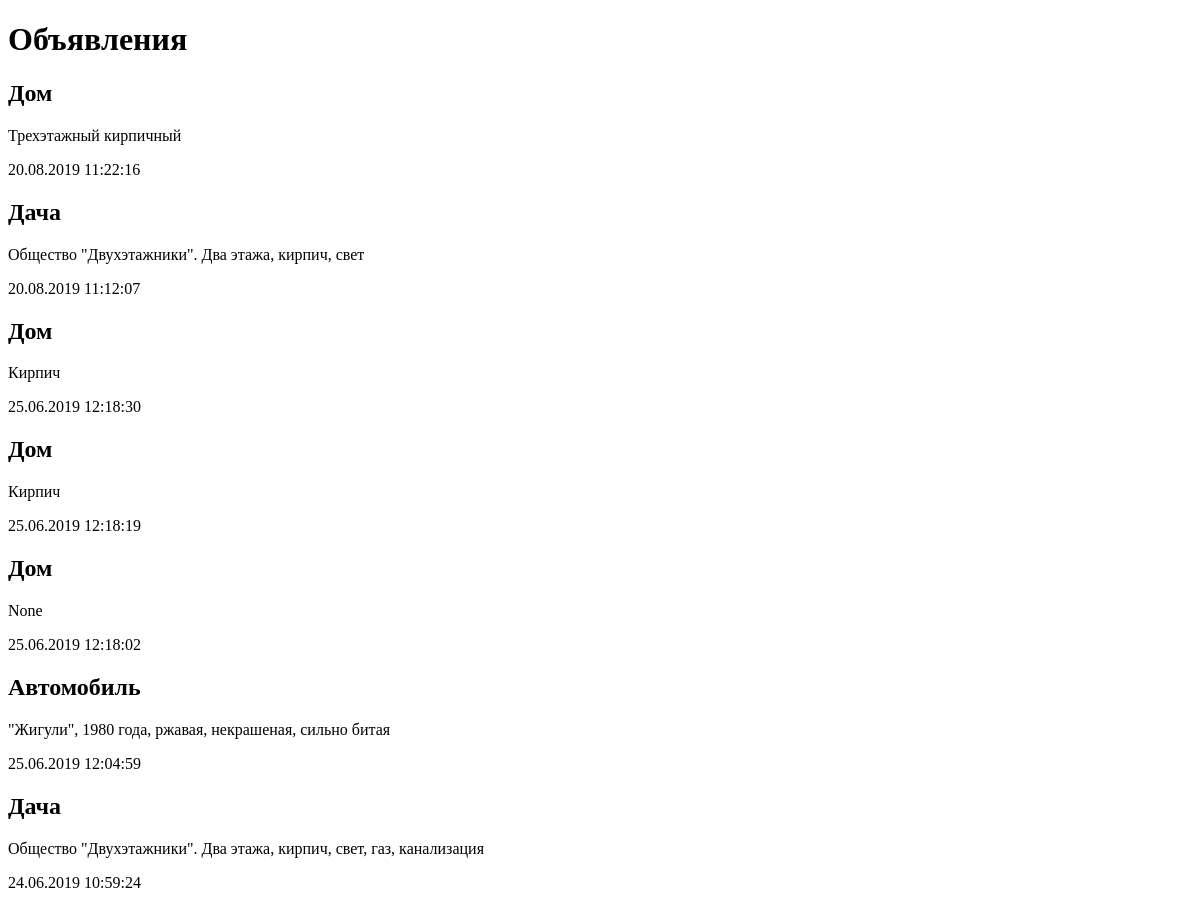
Page /bboard/ on the earlier database version.
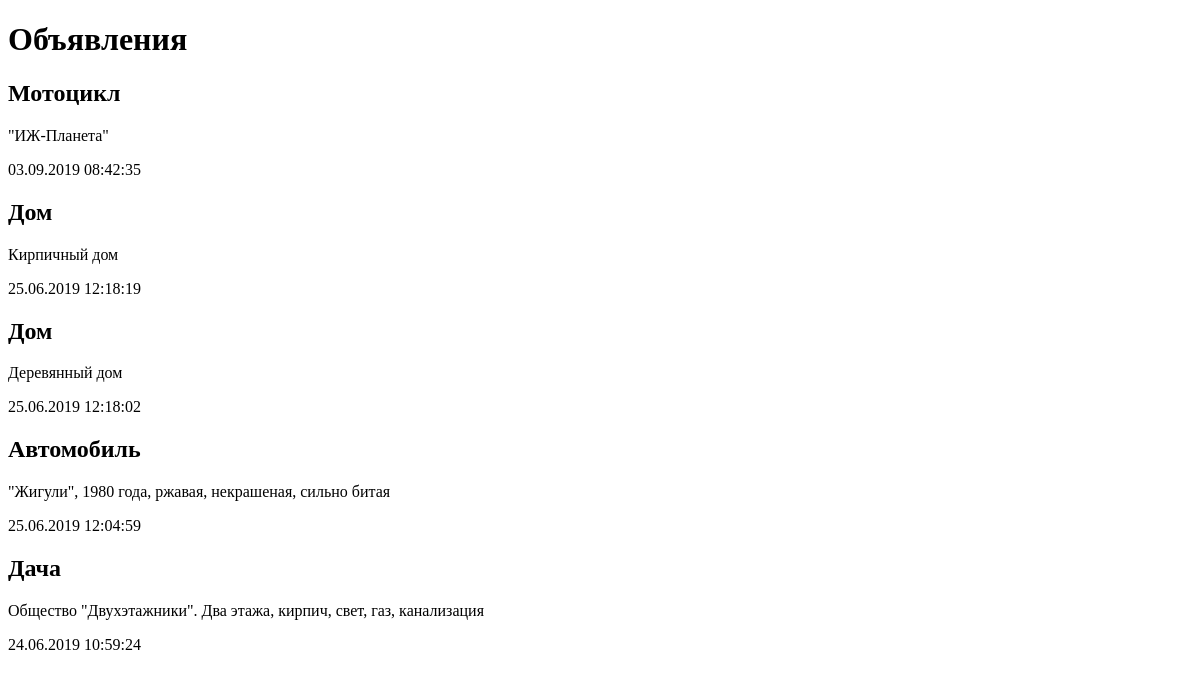
Same page on the later database version.
### bboard/models.py (models this page shows)
class Bb(models.Model):
    title = models.CharField(max_length=50, verbose_name='Товар')
    content = models.TextField(null=True, blank=True, verbose_name='Описание')
    price = models.FloatField(null=True, blank=True, verbose_name='Цена')
    published = models.DateTimeField(auto_now_add=True, db_index=True, verbose_name='Опубликовано')
    rubric = models.ForeignKey('Rubric', null=True, on_delete=models.PROTECT, verbose_name='Рубрика')
    class Meta:
        verbose_name_plural = 'Объявления'
        verbose_name = 'Объявление'
        ordering = ['-published']

### bboard/views.py (the view)
# urls.py: path('', index),
def index(request):
    bbs = Bb.objects.all()
    return render(request, 'bboard/index.html', {'bbs': bbs})

### bboard/templates/bboard/index.html (shortened to what this page needs)
<!DOCTYPE html>
<html>
    <head>
    </head>
    <body>
        <h1>Объявления</h1>
            {% for bb in bbs %}
        <div>
            <h2>{{ bb.title }}</h2>
            <p>{{ bb.content }}</p>
            <p>{{ bb.published|date:"d.m.Y H:i:s" }}</p>
        </div>
        {% endfor %}
    </body>
</html>

Differences in the rows shown:
removed Bb: title "Дом", content "Трехэтажный кирпичный", published "20.08.2019 11:22:16"
removed Bb: title "Дача", content "Общество \"Двухэтажники\". Два этажа, кирпич, свет", published "20.08.2019 11:12:07"
removed Bb: title "Дом", content "Кирпич", published "25.06.2019 12:18:30"
added Bb: title "Мотоцикл", content "\"ИЖ-Планета\"", published "03.09.2019 08:42:35"
changed Bb: content "Кирпич" → "Кирпичный дом"
changed Bb: content "None" → "Деревянный дом"
